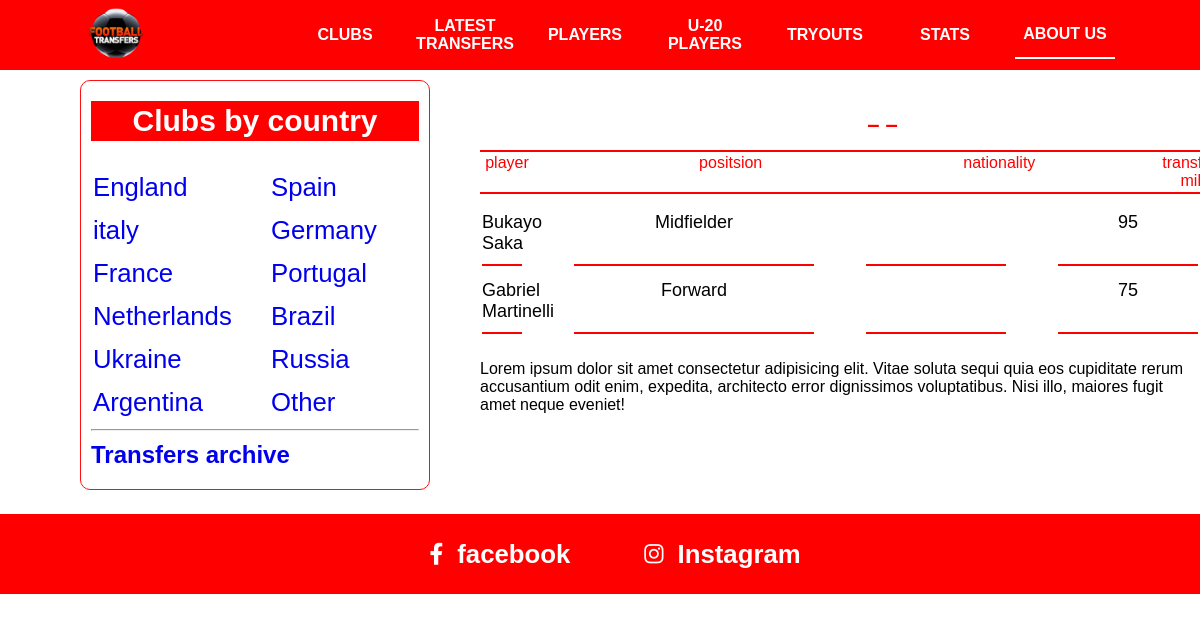
/oyinchilar/2, run on the app's committed database.
### asosiy/models.py (models this page shows, shortened)
class Player(models.Model):
    ism = models.CharField(max_length=30)
    club = models.ForeignKey(Club, on_delete=models.CASCADE)
    t_yil = models.CharField(max_length=50)
    tr_narx = models.PositiveSmallIntegerField()
    pozitsiya = models.CharField(max_length=50)
    davlat = models.CharField(max_length=30, blank = True)

### asosiy/views.py (the view)
# urls.py: path('oyinchilar/<int:son>', club_oyinchi),
def club_oyinchi(sorov,son):
    content = {
        "players": Player.objects.filter(club__id = son)
    }
    return render(sorov,'country-clubs.html',content)

### templates/country-clubs.html
{% extends 'header.html' %}
{% block content %}
      <div class="nav">
        <h2>– {{club.nom}} –</h2>
        <table class="content-nav">
          <thead>
            <tr>
              <td>player</td>
              <td>positsion</td>
              <td>nationality</td>
              <td>
                transfer value, <br />
                mill. euro
              </td>
            </tr>
          </thead>
        </table>
      </div>
      <div class="content">
        <table class="players">
          {% for player in players%}
          <tr>
            <td>{{ player.ism }}</td>
            <td>{{ player.pozitsiya }}</td>
            <td>{{ player.davlat }}</td>
            <td>{{ player.tr_narx }}</td>
          </tr>
          {% endfor %}
        </table>
        <p>
          Lorem ipsum dolor sit amet consectetur adipisicing elit. Vitae soluta
          sequi quia eos cupiditate rerum accusantium odit enim, expedita,
          architecto error dignissimos voluptatibus. Nisi illo, maiores fugit
          amet neque eveniet!
        </p>
      </div>
 {% endblock %}

### static/css/main.css (style rules this page uses)
* { margin: 0; padding: 0; box-sizing: border-box; }
.nav { width: 805px; background-color: white; position: fixed; left: 480px; top: 70px; }
.nav h2 { text-align: center; color: red; line-height: 50px; padding-top: 30px; font-size: 22px; }
.players { width: 100%; }
.players tr { display: flex; flex-wrap: wrap; justify-content: space-between; }
.players tr td { width: 140px; margin-bottom: 4px; padding: 10px 0px; font-size: 18px; border-bottom: 2px solid rgb(255, 0, 0); text-align: center; }
.players tr td:nth-child(2), .top-players tr td:nth-child(2), .playerss tr td:nth-child(2) { width: 240px; }
.players tr td:nth-child(1), .top-players tr td:nth-child(1), .playerss tr td:nth-child(1) { width: 40px !important; }
.content { max-width: 800px; margin-left: 480px; margin-top: 200px; padding-bottom: 100px; }
.content p, .content b { margin-top: 20px; }
.content-nav { border-top: 2px solid rgb(255, 0, 0); border-bottom: 2px solid rgb(255, 0, 0); width: 100%; }
.content-nav tr { display: flex; justify-content: space-between !important; }
.content-nav tr td { width: 140px; color: red; text-align: center; }
.content-nav tr td:nth-child(1) { width: 50px; }
.content-nav tr td:nth-child(2) { width: 250px; }

### data on the page
Player: ism "Bukayo Saka", pozitsiya "Midfielder", tr_narx "95"
Player: ism "Gabriel Martinelli", pozitsiya "Forward", tr_narx "75"
